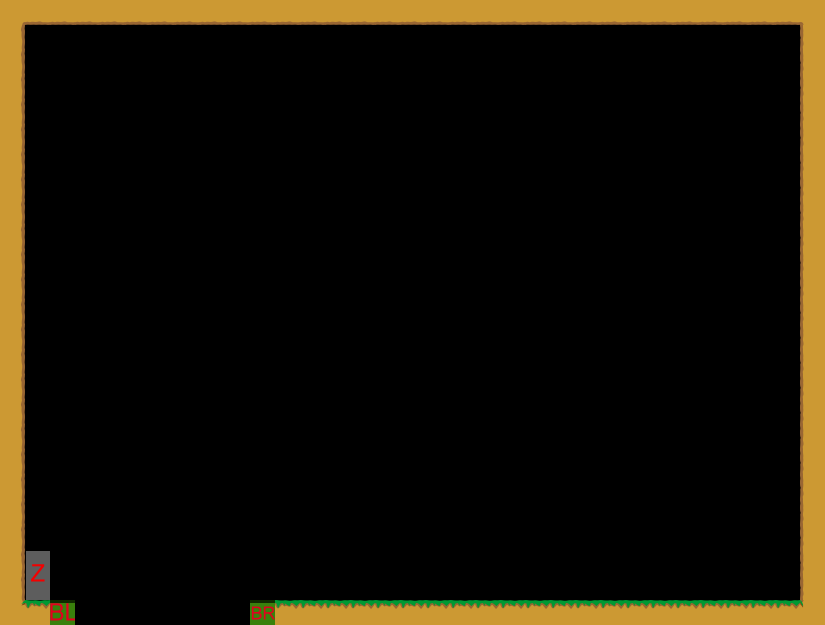

A 2D game scene composited from a Tiled map and its tileset images. What follows is a short description and the map's XML, with each tile layer's data collapsed to a summary:
An orthogonal 33x25 tile map with 25x25 px tiles, 1 tile layer (Kachelebene 1).

<map version="1.0" orientation="orthogonal" width="33" height="25" tilewidth="25" tileheight="25">
 <tileset firstgid="1" name="Tileset" tilewidth="25" tileheight="25">
  <image source="../../../img/Tileset.png" width="400" height="250" />
 </tileset>
 <layer name="Kachelebene 1" width="33" height="25">
  <data>[825 cells, 107 non-empty, 12 distinct tile ids]</data>
 </layer>
</map>
